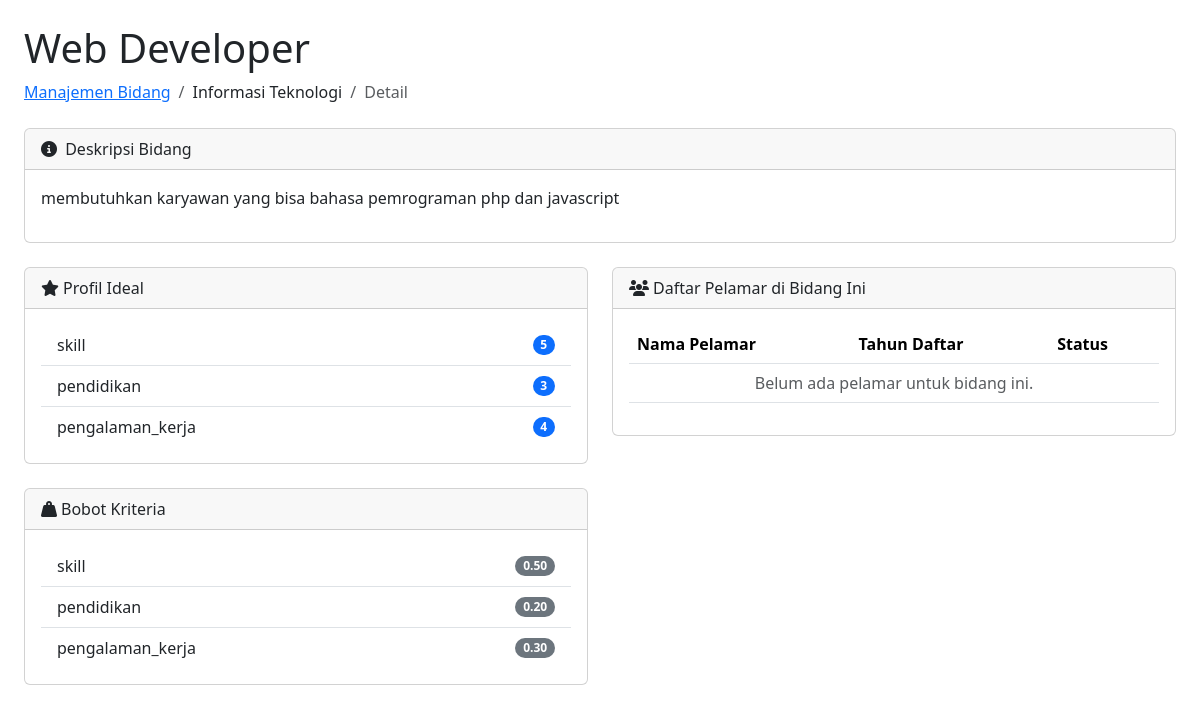
/admin/bidang/detail-bidang.php?id=8, run on the app's committed database.
### tables this page shows
CREATE TABLE `bidang` (
  `id` int(11) NOT NULL,
  `nama_bidang` varchar(100) NOT NULL,
  `parent_id` int(11) NOT NULL DEFAULT 0,
  `gambar` varchar(255) NOT NULL,
  `deskripsi` text NOT NULL
);

CREATE TABLE `profil_ideal` (
  `id` int(11) NOT NULL,
  `kriteria` varchar(50) NOT NULL,
  `nilai` int(11) NOT NULL,
  `bidang_id` int(11) NOT NULL
);

CREATE TABLE `bobot_kriteria` (
  `id` int(11) NOT NULL,
  `kriteria` varchar(50) NOT NULL,
  `bobot` decimal(5,2) NOT NULL,
  `bidang_id` int(11) NOT NULL
);

### admin/bidang/detail-bidang.php (the view, shortened to what this page needs)
<link href="https://cdn.jsdelivr.net/npm/bootstrap@5.3.3/dist/css/bootstrap.min.css" rel="stylesheet">
<link rel="stylesheet" href="https://cdnjs.cloudflare.com/ajax/libs/font-awesome/6.5.2/css/all.min.css">
<?php
$id_bidang = (int)$_GET['id'];
$query_detail = mysqli_query($config, "
    SELECT
        b.*,
        p.nama_bidang AS nama_induk
    FROM
        bidang b
    LEFT JOIN
        bidang p ON b.parent_id = p.id
    WHERE
        b.id = $id_bidang
");
$detail = mysqli_fetch_assoc($query_detail);
?>
<main>
    <div class="container-fluid px-4">
        <h1 class="mt-4"><?= htmlspecialchars($detail['nama_bidang']) ?></h1>
        <ol class="breadcrumb mb-4">
            <li class="breadcrumb-item"><a href="?page=bidang">Manajemen Bidang</a></li>
            <?php if ($detail['parent_id'] != 0): ?>
                <li class="breadcrumb-item"><?= htmlspecialchars($detail['nama_induk']) ?></li>
            <?php endif; ?>
            <li class="breadcrumb-item active">Detail</li>
        </ol>
        <div class="card mb-4">
            <div class="card-header">
                <i class="fas fa-info-circle me-1"></i>
                Deskripsi Bidang
            </div>
            <div class="card-body">
                <p><?= nl2br(htmlspecialchars($detail['deskripsi'])) ?></p>
            </div>
        </div>
        <div class="row">
            <div class="col-lg-6">
                <div class="card mb-4">
                    <div class="card-header"><i class="fas fa-star me-1"></i>Profil Ideal</div>
                    <div class="card-body">
                        <ul class="list-group list-group-flush">
                            <?php
                            $query_profil = mysqli_query($config, "SELECT kriteria, nilai FROM profil_ideal WHERE bidang_id = $id_bidang");
                            if (mysqli_num_rows($query_profil) > 0) {
                                while ($profil = mysqli_fetch_assoc($query_profil)) {
                                    echo "<li class='list-group-item d-flex justify-content-between align-items-center'>" . htmlspecialchars($profil['kriteria']) . "<span class='badge bg-primary rounded-pill'>{$profil['nilai']}</span></li>";
                                }
                            } else {
                                echo "<li class='list-group-item text-muted'>Belum ada profil ideal yang ditetapkan.</li>";
                            }
                            ?>
                        </ul>
                    </div>
                </div>
                <div class="card mb-4">
                    <div class="card-header"><i class="fas fa-weight-hanging me-1"></i>Bobot Kriteria</div>
                    <div class="card-body">
                        <ul class="list-group list-group-flush">
                            <?php
                            $query_bobot = mysqli_query($config, "SELECT kriteria, bobot FROM bobot_kriteria WHERE bidang_id = $id_bidang");
                            if (mysqli_num_rows($query_bobot) > 0) {
                                while ($bobot = mysqli_fetch_assoc($query_bobot)) {
                                    echo "<li class='list-group-item d-flex justify-content-between align-items-center'>" . htmlspecialchars($bobot['kriteria']) . "<span class='badge bg-secondary rounded-pill'>{$bobot['bobot']}</span></li>";
                                }
                            } else {
                                echo "<li class='list-group-item text-muted'>Belum ada bobot kriteria yang ditetapkan.</li>";
                            }
                            ?>
                        </ul>
                    </div>
                </div>
            </div>
            <div class="col-lg-6">
                <div class="card mb-4">
                    <div class="card-header"><i class="fas fa-users me-1"></i>Daftar Pelamar di Bidang Ini</div>
                    <div class="card-body">
                        <div class="table-responsive">
                            <table class="table table-hover">
                                <thead>
                                    <tr>
                                        <th>Nama Pelamar</th>
                                        <th>Tahun Daftar</th>
                                        <th>Status</th>
                                    </tr>
                                </thead>
                                <tbody>
                                    <?php
                                    $query_pelamar = mysqli_query($config, "SELECT nama, tahun_daftar, status FROM calon_karyawan WHERE bidang_id = $id_bidang ORDER BY nama ASC");
                                    if (mysqli_num_rows($query_pelamar) > 0) {
                                        while ($pelamar = mysqli_fetch_assoc($query_pelamar)) {
                                            $status = $pelamar['status'];
                                            $badge_color = 'secondary';
                                            if ($status == 'Lolos') { $badge_color = 'success'; }
                                            elseif ($status == 'Tidak Lolos') { $badge_color = 'danger'; }
                                    ?>
                                            <tr>
                                                <td><?= htmlspecialchars($pelamar['nama']) ?></td>
                                                <td><?= htmlspecialchars($pelamar['tahun_daftar']) ?></td>
                                                <td><span class="badge bg-<?= $badge_color ?>"><?= htmlspecialchars($status) ?></span></td>
                                            </tr>
                                    <?php
                                        }
                                    } else {
                                        echo '<tr><td colspan="3" class="text-center text-muted">Belum ada pelamar untuk bidang ini.</td></tr>';
                                    }
                                    ?>
                                </tbody>
                            </table>
                        </div>
                    </div>
                </div>
            </div>
        </div>
    </div>
</main>

### data on the page
bidang: nama_bidang "Web Developer", bidang.nama_bidang "Informasi Teknologi", deskripsi "membutuhkan karyawan yang bisa bahasa pemrograman php dan javascript"
profil_ideal: kriteria "skill", nilai "5"
profil_ideal: kriteria "pendidikan", nilai "3"
profil_ideal: kriteria "pengalaman_kerja", nilai "4"
bobot_kriteria: kriteria "skill", bobot "0.50"
bobot_kriteria: kriteria "pendidikan", bobot "0.20"
bobot_kriteria: kriteria "pengalaman_kerja", bobot "0.30"
